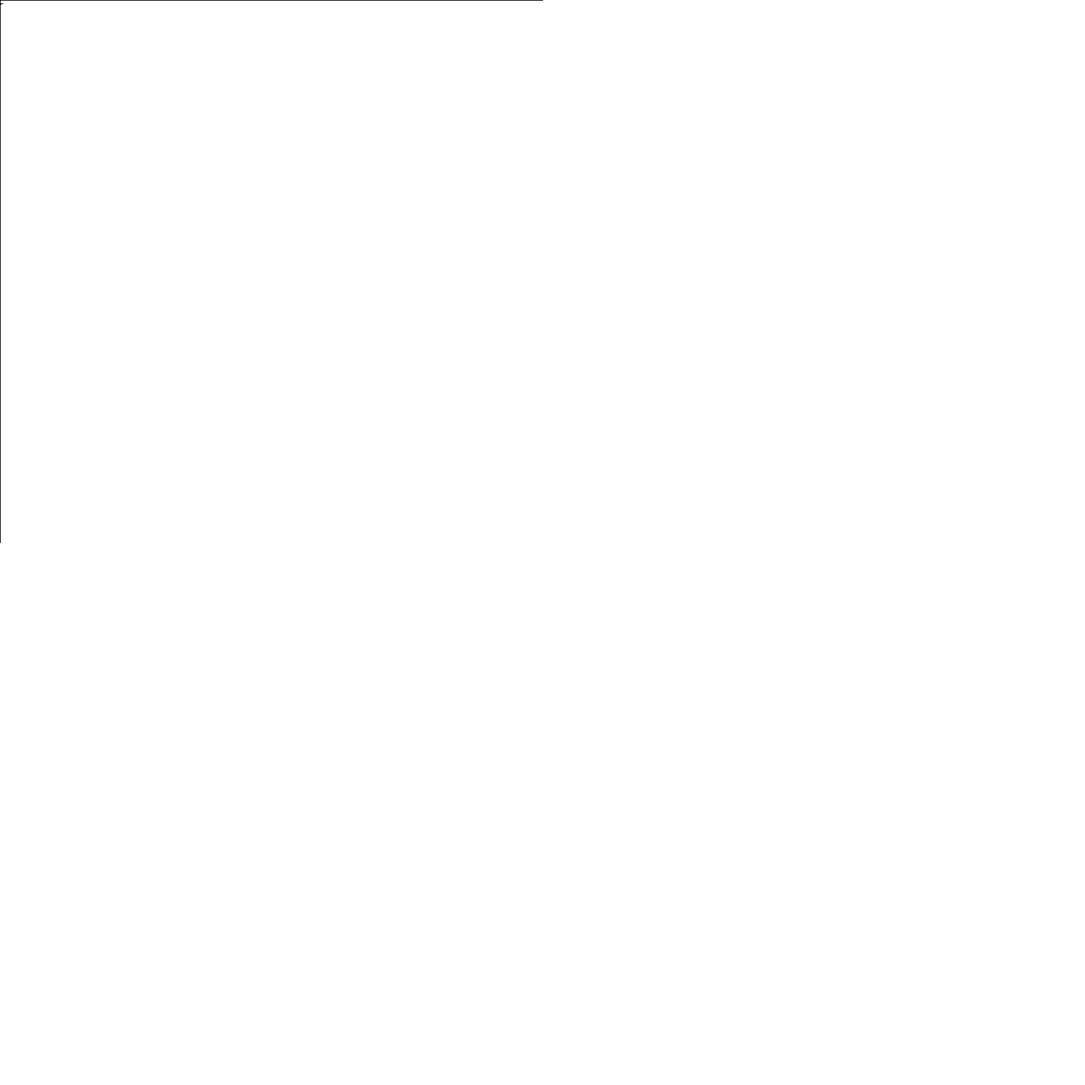
Frame 1 (no input)
Frame 60 (the mouse pressed at the canvas centre just before this capture): identical to frame 1, image omitted
Frame 120 (the mouse held since frame 60 and released just before this capture): identical to frame 1, image omitted

The Processing sketch that drew this single still picture (run headless with seeded random() and noise(); from frame 60 on, the mouse is pressed at the canvas centre):

// Processing sketch: AsymptoticLine
// ── AsymptoticLine.pde
void setup() {
  size(1600, 1600);
  background(255);
  // Set up coordinate system
  translate(width/2, height/2); // Move origin to center
  scale(100, -100); // Scale to fit within screen
  stroke(0);
  strokeWeight(1);
}


void draw() {
  background(255); // Clear the screen
  // Draw axes
  line(-width/2, 0, width/2, 0);
  line(0, -height/2, 0, height/2);

  // Draw the function
  float x = -4;
  while (x < 4) {
    float y = 1/x+5;
    point(x, y);
    x += 0.01;
  }
}
